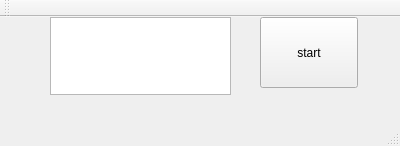
<?xml version="1.0" encoding="UTF-8"?>
<ui version="4.0">
 <class>MainWindow</class>
 <widget class="QMainWindow" name="MainWindow">
  <property name="geometry">
   <rect>
    <x>0</x>
    <y>0</y>
    <width>400</width>
    <height>146</height>
   </rect>
  </property>
  <property name="windowTitle">
   <string>MainWindow</string>
  </property>
  <widget class="QWidget" name="centralWidget">
   <widget class="QPushButton" name="pushButton">
    <property name="geometry">
     <rect>
      <x>260</x>
      <y>0</y>
      <width>98</width>
      <height>71</height>
     </rect>
    </property>
    <property name="text">
     <string>start</string>
    </property>
   </widget>
   <widget class="QTextEdit" name="textEdit">
    <property name="geometry">
     <rect>
      <x>50</x>
      <y>0</y>
      <width>181</width>
      <height>78</height>
     </rect>
    </property>
   </widget>
  </widget>
  <widget class="QMenuBar" name="menuBar">
   <property name="geometry">
    <rect>
     <x>0</x>
     <y>0</y>
     <width>400</width>
     <height>25</height>
    </rect>
   </property>
  </widget>
  <widget class="QToolBar" name="mainToolBar">
   <attribute name="toolBarArea">
    <enum>TopToolBarArea</enum>
   </attribute>
   <attribute name="toolBarBreak">
    <bool>false</bool>
   </attribute>
  </widget>
  <widget class="QStatusBar" name="statusBar"/>
 </widget>
 <layoutdefault spacing="6" margin="11"/>
 <resources/>
 <connections/>
</ui>
